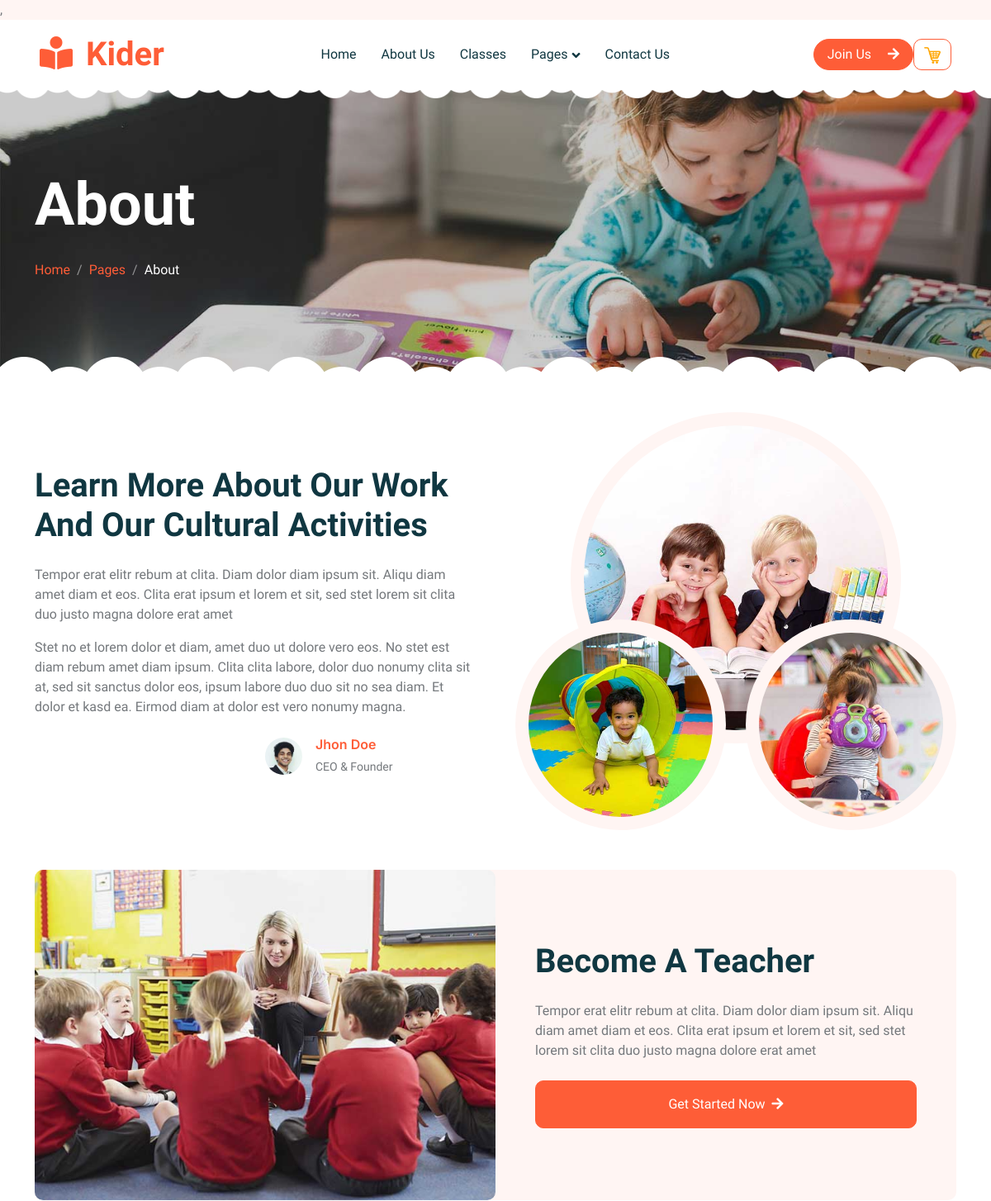
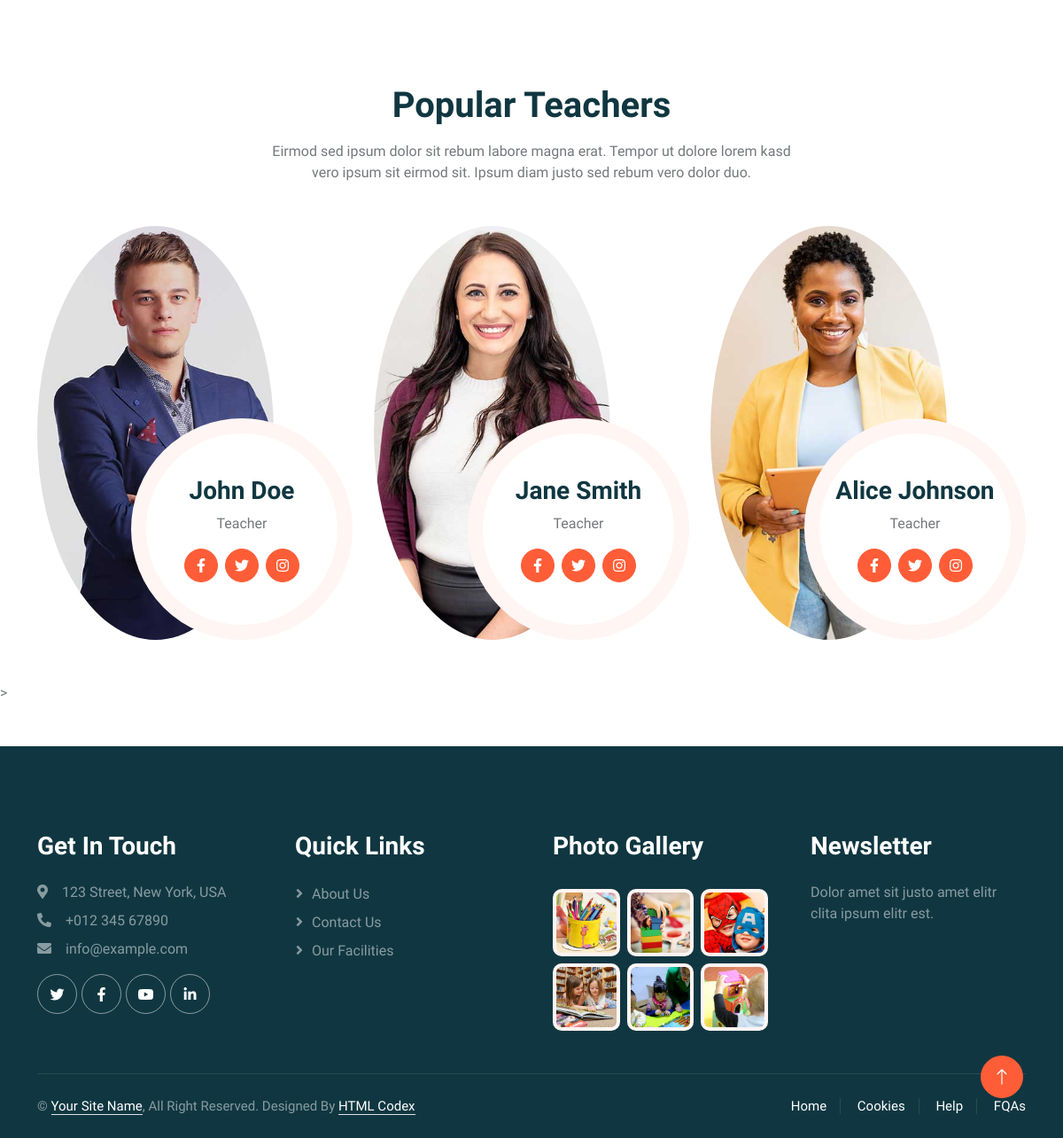
/about, run on the app's committed database (2 pictures, top to bottom).
### mvc/models.py (models this page shows, shortened)
class Teacher(db.Model):
    id = db.Column(db.Integer, primary_key=True)
    name = db.Column(db.String(100))
    image = db.Column(db.String(100))
    profession = db.Column(db.String(100))

### mvc/views.py (the view)
@app_bp.route('/about')
def about():
    teachers = Teacher.query.all()
    products = Product.query.all()
    testimonials = Testimonial.query.all()
    return render_template('about.html', page_name="about", teachers=teachers, products=products, testimonials=testimonials)

### templates/about.html (shortened to what this page needs)
{%extends 'base.html'%}
{%block content%}
<div class="container-fluid bg-white p-0">
    <div class="container">
        <div class="row g-5 align-items-center">
            <div class="col-lg-6 wow fadeInUp" data-wow-delay="0.1s">
                <h1 class="mb-4">Learn More About Our Work And Our Cultural Activities</h1>
                <p>Tempor erat elitr rebum at clita. Diam dolor diam ipsum sit. Aliqu diam amet diam et eos. Clita erat ipsum et lorem et sit, sed stet lorem sit clita duo justo magna dolore erat amet</p>
                <p class="mb-4">Stet no et lorem dolor et diam, amet duo ut dolore vero eos. No stet est diam rebum amet diam ipsum. Clita clita labore, dolor duo nonumy clita sit at, sed sit sanctus dolor eos, ipsum labore duo duo sit no sea diam. Et dolor et kasd ea. Eirmod diam at dolor est vero nonumy magna.</p>
                <div class="row g-4 align-items-center">
                    <div class="col-sm-6">
                        <div class="d-flex align-items-center">
                            <img class="rounded-circle flex-shrink-0" src="{{ url_for('static', filename='img/user.jpg') }}" alt="" style="width: 45px; height: 45px;">
                                    <div class="ms-3">
                                <h6 class="text-primary mb-1">Jhon Doe</h6>
                                <small>CEO & Founder</small>
                            </div>
                        </div>
                    </div>
                </div>
            </div>
            <div class="col-lg-6 about-img wow fadeInUp" data-wow-delay="0.5s">
                <div class="row">
                    <div class="col-12 text-center">
                        <img class="img-fluid w-75 rounded-circle bg-light p-3" src="{{ url_for('static', filename='img/about-1.jpg') }}" alt="">
                        </div>
                    <div class="col-6 text-start" style="margin-top: -150px;">
                        <img class="img-fluid w-100 rounded-circle bg-light p-3" src="{{ url_for('static', filename='img/about-2.jpg') }}" alt="">
                            </div>
                    <div class="col-6 text-end" style="margin-top: -150px;">
                        <img class="img-fluid w-100 rounded-circle bg-light p-3" src="{{ url_for('static', filename='img/about-3.jpg') }}" alt="">                    </div>
                </div>
            </div>
        </div>
    </div>
</div>
<div class="container-xxl py-5">
    <div class="container">
        <div class="bg-light rounded">
            <div class="row g-0">
                <div class="col-lg-6 wow fadeIn" data-wow-delay="0.1s" style="min-height: 400px;">
                    <div class="position-relative h-100">
                        <img class="position-absolute w-100 h-100 rounded" src="{{ url_for('static', filename='img/call-to-action.jpg') }}" style="object-fit: cover;">
                    </div>
                </div>
                <div class="col-lg-6 wow fadeIn" data-wow-delay="0.5s">
                    <div class="h-100 d-flex flex-column justify-content-center p-5">
                        <h1 class="mb-4">Become A Teacher</h1>
                        <p class="mb-4">Tempor erat elitr rebum at clita. Diam dolor diam ipsum sit. Aliqu diam amet diam et eos.
                            Clita erat ipsum et lorem et sit, sed stet lorem sit clita duo justo magna dolore erat amet
                        </p>
                        <a class="btn btn-primary py-3 px-5" href="{{ url_for('app.call_to_action') }}">Get Started Now<i class="fa fa-arrow-right ms-2"></i></a>
                        </div>
                </div>
            </div>
        </div>
    </div>
</div>
<div class="container-xxl py-5">
    <div class="container">
        <div class="text-center mx-auto mb-5 wow fadeInUp" data-wow-delay="0.1s" style="max-width: 600px;">
            <h1 class="mb-3">Popular Teachers</h1>
            <p>Eirmod sed ipsum dolor sit rebum labore magna erat. Tempor ut dolore lorem kasd vero ipsum sit
                eirmod sit. Ipsum diam justo sed rebum vero dolor duo.</p>
        </div>
        <div class="row g-4">
            {% for teacher in teachers %}
                <div class="col-lg-4 col-md-6 wow fadeInUp" data-wow-delay="0.1s">
                    <div class="team-item position-relative">
                        <img class="img-fluid rounded-circle w-75" src="{{ url_for('static', filename=teacher.image) }}" alt="">
                        <div class="team-text">
                            <h3>{{ teacher.name }}</h3>
                            <p>{{ teacher.profession }}</p>
                            <div class="d-flex align-items-center">
                                <a class="btn btn-square btn-primary mx-1" href=""><i class="fab fa-facebook-f"></i></a>
                                <a class="btn btn-square btn-primary  mx-1" href=""><i class="fab fa-twitter"></i></a>
                                <a class="btn btn-square btn-primary  mx-1" href=""><i class="fab fa-instagram"></i></a>
                            </div>
                        </div>
                    </div>
                </div>
            {% endfor %}
        </div>
    </div>
</div>>
{%endblock%}

### static/css/style.css (style rules this page uses)
:root { --primary: #FE5D37; --light: #FFF5F3; --dark: #103741; }
.btn { font-weight: 500; transition: .5s; }
.btn.btn-primary { color: #FFFFFF; }
.btn-square { width: 38px; height: 38px; }
.btn-square, .btn-sm-square, .btn-lg-square { padding: 0; display: flex; align-items: center; justify-content: center; font-weight: normal; border-radius: 50px; }
h1, h2, h3, h4, .h1, .h2, .h3, .h4, .display-1, .display-2, .display-3, .display-4, .display-5, .display-6 { font-family: 'Lobster Two', cursive; font-weight: 700; }
h5, h6, .h5, .h6 { font-weight: 600; }
.about-img img { transition: .5s; }
.team-item .team-text { position: absolute; width: 250px; height: 250px; bottom: 0; right: 0; display: flex; align-items: center; justify-content: center; flex-direction: column; background: #FFFFFF; border: 17px solid var(--light); border-radius: 250px; transition: .5s; }

### data on the page
Teacher: image (picture), name "John Doe", profession "Teacher"
Teacher: image (picture), name "Jane Smith", profession "Teacher"
Teacher: image (picture), name "Alice Johnson", profession "Teacher"

### other printed values
{{ page_name|capitalize }} "About"
